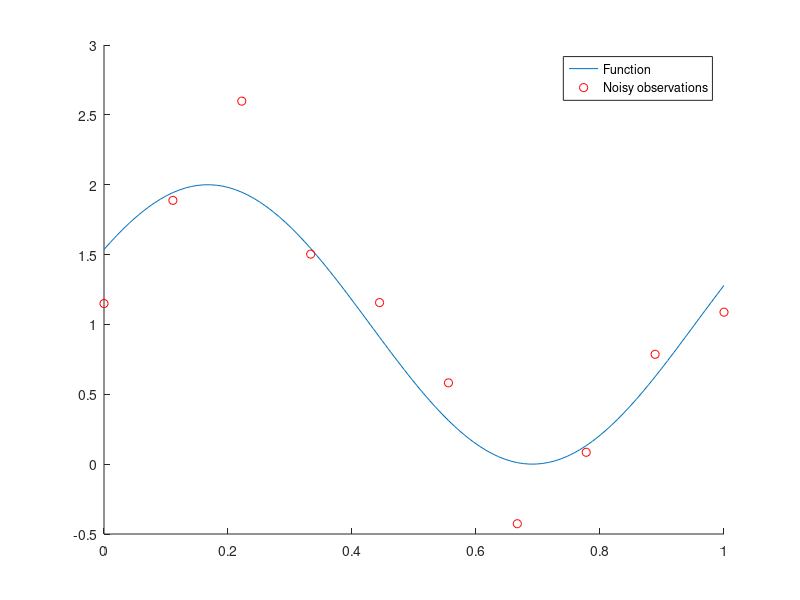

Recreate this plot in MATLAB. (Note: this script raises an error after producing the figure.)
%Exercise 1
close all; clear all; 
%% 1

%function
f_x = @(x)(1+sin(6*(x-2))); 

% Training set
D_10_input = linspace(0,1,10);
noiseD = random('norm', 0, 0.3,[1,10]);
%noisy observations to train on
D_10 = f_x(D_10_input)+noiseD;

%Test set
T_input = linspace(0,1,100);
noiseT = random('norm', 0,0.3,[1,100]);
%noisy observations to test on
T = f_x(T_input)+noiseT;

figure; hold on; 
plot(linspace(0,1,100),f_x(linspace(0,1,100)));
plot(D_10_input, D_10,'ro')
legend('Function','Noisy observations')
hold off;
%% 2

%% 3
figure;
Erms_d10 = zeros(10,1);
Erms_T = zeros(10,1);
for m = 0:9
   %calculate weights from training set
   w = PolCurFit([D_10_input;D_10],m);
   
   %compute E root mean square
   Erms_d10(m+1) = E(w,D_10_input,D_10); 
   Erms_T(m+1) = E(w,T_input,T); 
   
   % to plot the polynomial
   t_hat = zeros(1,100);
   x_hat = linspace(0,1,100);
   for j = 1:100
       t = 0;
       for i = 1:m+1
           t = t +(w(i)*(x_hat(j)^(i-1)));
       end
       t_hat(j) =t;
   end
  
   subplot(3,4,m+1); hold on;
   plot(linspace(0,1,100),f_x(linspace(0,1,100)));
   plot(D_10_input, D_10,'ro')
   plot(linspace(0,1,100),t_hat, 'k--')
   title(sprintf('%d-order polynomial estimate',m))
   hold off; 
    
end
legend1 = legend('Function','Noisy observations','Estimate');
set(legend1,'Position',[0.65 0.15 0.1 0.1]);
%%
figure; hold on; 
plot(0:9, Erms_d10,'r--')
plot(0:9, Erms_T, 'k-')
legend('Erms Training set', 'Erms Test set' );
title('Root mean square errors (D10)'); 
hold off; 

%% Repeat for D_40

% Training set
D_40_input = linspace(0,1,40);
noiseD = random('norm', 0, 0.3,[1,40]);
%noisy observations to train on
D_40 = f_x(D_40_input)+noiseD;

figure; hold on; 
plot(linspace(0,1,100),f_x(linspace(0,1,100)));
plot(D_40_input, D_40,'ro')
legend('Function','Noisy observations')
hold off;

%%

figure;
Erms_d40 = zeros(10,1);
Erms_T40 = zeros(10,1);
for m = 0:9
   %calculate weights from training set
   w = PolCurFit([D_40_input;D_40],m);
   
   %compute E root mean square
   Erms_d40(m+1) = E(w,D_40_input,D_40); 
   Erms_T40(m+1) = E(w,T_input,T); 
   
   % to plot the polynomial
   t_hat = zeros(1,100);
   x_hat = linspace(0,1,100);
   for j = 1:100
       t = 0;
       for i = 1:m+1
           t = t +(w(i)*(x_hat(j)^(i-1)));
       end
       t_hat(j) =t;
   end
  
   subplot(3,4,m+1); hold on;
   plot(linspace(0,1,100),f_x(linspace(0,1,100)));
   plot(D_40_input, D_40,'ro')
   plot(linspace(0,1,100),t_hat, 'k--')
   title(sprintf('%d-order polynomial estimate',m))
   hold off; 
    
end
legend1 = legend('Function','Noisy observations','Estimate');
set(legend1,'Position',[0.65 0.15 0.1 0.1]);
%%
figure; hold on; 
plot(0:9, Erms_d40,'r--')
plot(0:9, Erms_T40, 'k-')
legend('Erms Training set', 'Erms Test set' );
title('Root mean square errors (D40)'); 
hold off; 

%% repeat for D10 with lambda > 0

figure;
Erms_d10 = zeros(10,1);
Erms_T = zeros(10,1);
for m = 0:9
   %calculate weights from training set
   w = PolCurFit([D_10_input;D_10],m, 0.0001);
   
   %compute E root mean square
   Erms_d10(m+1) = E(w,D_10_input,D_10); 
   Erms_T(m+1) = E(w,T_input,T); 
   
   % to plot the polynomial
   t_hat = zeros(1,100);
   x_hat = linspace(0,1,100);
   for j = 1:100
       t = 0;
       for i = 1:m+1
           t = t +(w(i)*(x_hat(j)^(i-1)));
       end
       t_hat(j) =t;
   end
  
   subplot(3,4,m+1); hold on;
   plot(linspace(0,1,100),f_x(linspace(0,1,100)));
   plot(D_10_input, D_10,'ro')
   plot(linspace(0,1,100),t_hat, 'k--')
   title(sprintf('%d-order polynomial estimate',m))
   hold off; 
    
end
legend1 = legend('Function','Noisy observations','Estimate');
set(legend1,'Position',[0.65 0.15 0.1 0.1]);
%%

figure; hold on; 
plot(0:9, Erms_d10,'r--')
plot(0:9, Erms_T, 'k-')
legend('Erms Training set', 'Erms Test set' );
title('Root mean square errors (D10)'); 
hold off; 
